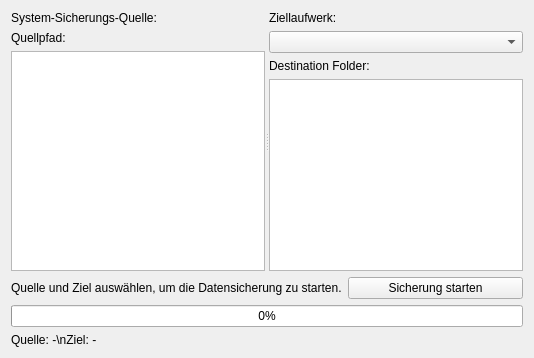
      <widget class="QWidget" name="backupTab">
       <attribute name="title">
        <string>Sicherung</string>
       </attribute>
       <layout class="QVBoxLayout" name="verticalLayout_backup">
        <item>
         <widget class="QSplitter" name="backupSplitter">
          <property name="orientation">
           <enum>Qt::Orientation::Horizontal</enum>
          </property>
          <widget class="QWidget" name="backupSourceWidget">
           <layout class="QVBoxLayout" name="verticalLayout_source">
            <item>
             <widget class="QLabel" name="sourceLabel">
              <property name="text">
               <string>System-Sicherungs-Quelle:</string>
              </property>
             </widget>
            </item>
            <item>
             <widget class="QLabel" name="sourcePathLabel">
              <property name="text">
               <string>Quellpfad:</string>
              </property>
             </widget>
            </item>
            <item>
             <widget class="QTreeView" name="sourcePathTree"/>
            </item>
           </layout>
          </widget>
          <widget class="QWidget" name="backupDestWidget">
           <layout class="QVBoxLayout" name="verticalLayout_dest">
            <item>
             <widget class="QLabel" name="destLabel">
              <property name="text">
               <string>Ziellaufwerk:</string>
              </property>
             </widget>
            </item>
            <item>
             <widget class="QComboBox" name="destDriveCombo"/>
            </item>
            <item>
             <widget class="QLabel" name="destPathLabel">
              <property name="text">
               <string>Destination Folder:</string>
              </property>
             </widget>
            </item>
            <item>
             <widget class="QTreeView" name="destPathTree"/>
            </item>
           </layout>
          </widget>
         </widget>
        </item>
        <item>
         <layout class="QHBoxLayout" name="backupBottomLayout">
          <item>
           <widget class="QLabel" name="backupSummaryLabel">
            <property name="text">
             <string>Quelle und Ziel auswählen, um die Datensicherung zu starten.</string>
            </property>
           </widget>
          </item>
          <item>
           <widget class="QPushButton" name="startBackupButton">
            <property name="text">
             <string>Sicherung starten</string>
            </property>
           </widget>
          </item>
         </layout>
        </item>
        <item>
         <widget class="QProgressBar" name="backupProgressBar">
          <property name="minimum">
           <number>0</number>
          </property>
          <property name="maximum">
           <number>100</number>
          </property>
          <property name="value">
           <number>0</number>
          </property>
          <property name="textVisible">
           <bool>true</bool>
          </property>
         </widget>
        </item>
        <item>
         <widget class="QLabel" name="backupPathSummaryLabel">
          <property name="text">
           <string>Quelle: -\nZiel: -</string>
          </property>
         </widget>
        </item>
       </layout>
      </widget>
